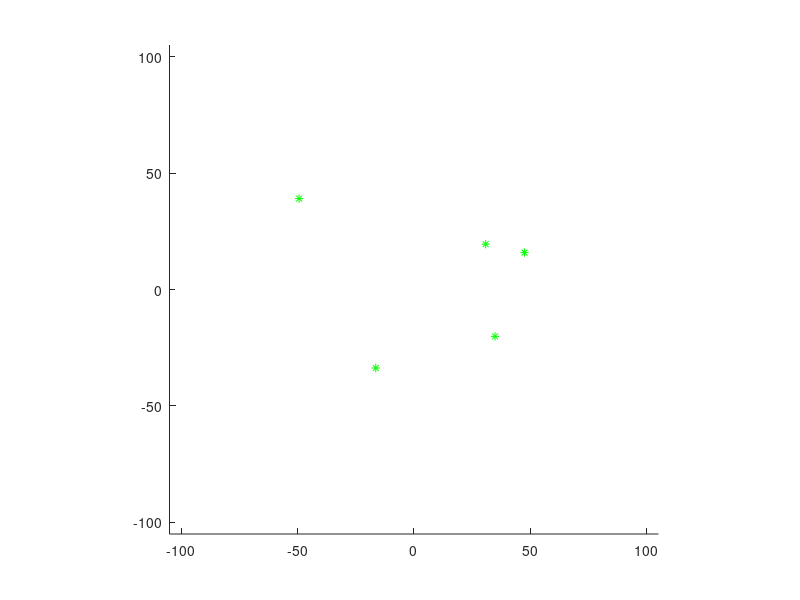

Recreate this plot in MATLAB. (Note: this script raises an error after producing the figure.)
function EKFMappingRob
    clear all;
    close all;
    
    %%global variables
    global Map;global nSteps;
    global Reading; global ObservedTimes;
    
    %mode = 'step_by_step';
    mode = 'visualize_process';
    %mode = 'non_stop';
    
    % Num features/landmarks considered within the map
    nFeatures = 5;
    
    % Generation of the map
    MapSize = 100;
    Map = MapSize*rand(2,nFeatures)-MapSize/2;
    
    % Covariances for our very bad&expensive sensor (in the system <d,theta>)
    Sigma_r = 8.0;
    Sigma_theta = 7*pi/180;
    Q = diag([Sigma_r,Sigma_theta]).^2;
    
    % Initial robot pose
    xVehicleTrue = [-MapSize/1.5;-MapSize/1.5;0]; % We know the exact robot pose at any moment
    
    %initial conditions - no map:
    xEst = [];
    PEst = []; %Covariance marix of the landmark position (2 rows per landmark)
    QEst = 1.0*Q; %Covariance matrix of the measurement
    
    % MappedFeatures relates the index of a feature from the true map and its
    % place within the state (which depends on when it was observed).
    MappedFeatures = NaN*zeros(nFeatures,1);
    
    % storing the number of times a features has been seen
    % also store the handler to the graphical info shown
    ObservedTimes = zeros(nFeatures,2);
    
    % Initial graphics - plot true map
    figure(1); hold on; grid off;
    plot(Map(1,:),Map(2,:),'g*');hold on;
    axis([-MapSize-5 MapSize+5 -MapSize-5 MapSize+5]);
    axis equal;
    set(gcf,'doublebuffer','on'); %gcf: current figure handle
    hObsLine = line([0,0],[0,0]);
    set(hObsLine,'linestyle',':');
    
    % Loop configuration
    nSteps = 100; % Number of motions
    turning = 40; % Number of motions before turning (square path)
    
    % Control action
    u=zeros(3,1);
    u(1)=(2*MapSize/1.5)/turning;
    u(2)=0;
    
    % Matrix to store errors
    Q_det = zeros(nFeatures, nSteps);
    xIndex = ones(nFeatures, 1);
    FeatureIndex = 0;
    
    
    % Start the loop!
    for k = 1:nSteps
        %
        % Move the robot
        %
        u(3)=0;
        if (mod(k,turning)==0) 
            u(3)=pi/2;
        end

        xVehicleTrue = tcomp(xVehicleTrue,u); % Perfectly known robot pose
        
        % We assume that the map is static (the state transition model of
        xPred = xEst;
        PPred = PEst;
        
        %
        % Observe a randomn feature
        %
        [z,iFeature] = getRandomObservationFromPose(xVehicleTrue,Map,Q);
        
        % Update the "observedtimes" for the feature and plot the reading
        ObservedTimes(iFeature)=ObservedTimes(iFeature)+1;
        PlotNumberOfReadings(xVehicleTrue,iFeature,Map);
        
        % Have we seen this feature before?
        if( ~isnan(MappedFeatures(iFeature)) ) %Yes, it is already in the map
            %
            % Predict observation
            %

            % Find out where it is in state vector
            FeatureIndex = MappedFeatures(iFeature);

            % xFeature is the current estimation of the position of the
            % landmard "FeatureIndex"
            xFeature = xPred(FeatureIndex:FeatureIndex+1);

            % Predicts the observation
            zPred = getRangeAndBearing(xVehicleTrue, xFeature);

            % Get observation Jacobians
            jHxf = - GetObsJacs(xVehicleTrue, xFeature);

            % Fill in state jacobian
            % (the jacobian is zero except for the observed landmark)
            jH = zeros(2, length(xEst));
            jH(:, FeatureIndex : FeatureIndex + 1) = jHxf(:,1:2);

            %
            % Kalman update
            %
            Innov = z-zPred; % Innovation
            Innov(2) = AngleWrap(Innov(2));
            
            S = jH*PPred*jH'+QEst;
            K = PPred*jH'*inv(S); % Gain
            xEst = xPred+ K*Innov;
            PEst = PPred-K*S*K';
            
            %ensure P remains symmetric
            PEst = 0.5*(PEst+PEst');
            
        else % No in the current map (state)
            % This is a new feature, so add it to the map
            nStates = length(xEst); %dimension 2x#landmarks_in_map
            
            % The observation is in the local frame of the robot, it has to
            % be translated to the global frame
            zx = z(1) * cos(z(2));
            zy = z(1) * sin(z(2));
            xFeature = tcomp(xVehicleTrue, [zx; zy; 0]);
            xFeature = xFeature(1:2);
            
            % Add it to the current state
            xEst = [xEst;xFeature]; %Each new feature two new rows
            
            % Compute the jacobian
            jGz = GetNewFeatureJacs(xVehicleTrue,z); %Dimension 2x2
            
            M = [eye(nStates), zeros(nStates,2);% note we don't use jacobian w.r.t vehicle since the pose doesn’t have uncertainty
            zeros(2,nStates) , jGz];
            
            PEst = M*blkdiag(PEst,QEst)*M';
            %THis can also be done directly PEst = [PEst,zeros(nStates,2);
            %                                       zeros(2,nStates),Gz*QEst*jGz']
            %remember this feature as being mapped: we store its ID for the state vector
            MappedFeatures(iFeature) = length(xEst)-1;
            %Always an odd number
        end
        
        index = round(FeatureIndex + 1) / 2;
        if (FeatureIndex)
            Q_lm = PEst(FeatureIndex:FeatureIndex+1, FeatureIndex:FeatureIndex+1);
            Q_det(index, xIndex(index)) = det(Q_lm);
            xIndex(index) = xIndex(index) + 1;
        end       
        
        % Drawings
        pause(0.005);
        
        if(mod(k,2)==0)
            %xEst
            %PEst
            DrawRobot(xVehicleTrue,'r');%plot(xVehicleTrue(1),xVehicleTrue(2),'r*');
            DoMapGraphics(xEst,PEst,5); % Draw estimated poitns (in black) and ellipses
            axis([-MapSize-5 MapSize+5 -MapSize-5 MapSize+5]); % Set limits again
            drawnow;
            
            if strcmp(mode,'step_by_step')
                pause;
            elseif strcmp(mode,'visualize_process')
                pause(0.2);
            elseif strcmp(mode,'non_stop')
                % non stop!
            end
        end
    end
    
    Q_det = Q_det(:, 1:max(xIndex));
    figure(); hold on;
    title("Covariance matrix determinants evolution");
    for i = 1:nFeatures
        plot((1:size(Q_det, 2)), Q_det(i, :));
    end
    hold off;
end